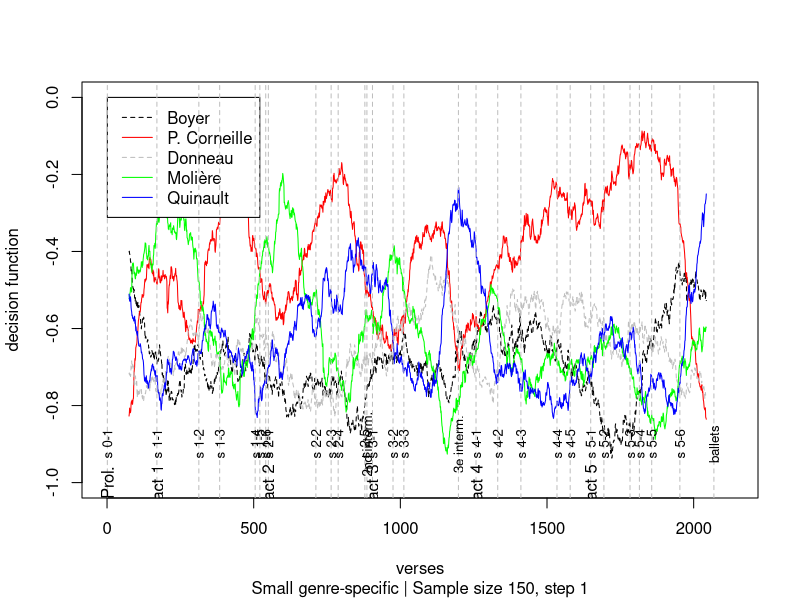
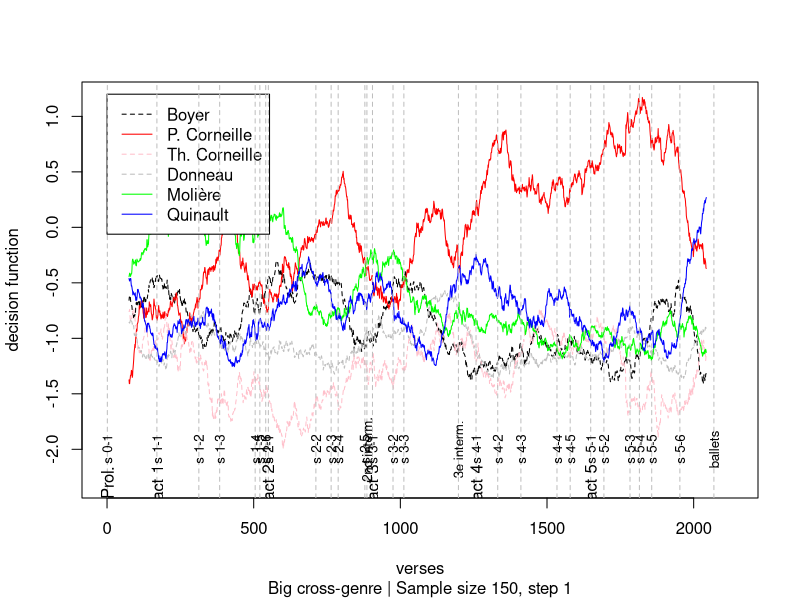
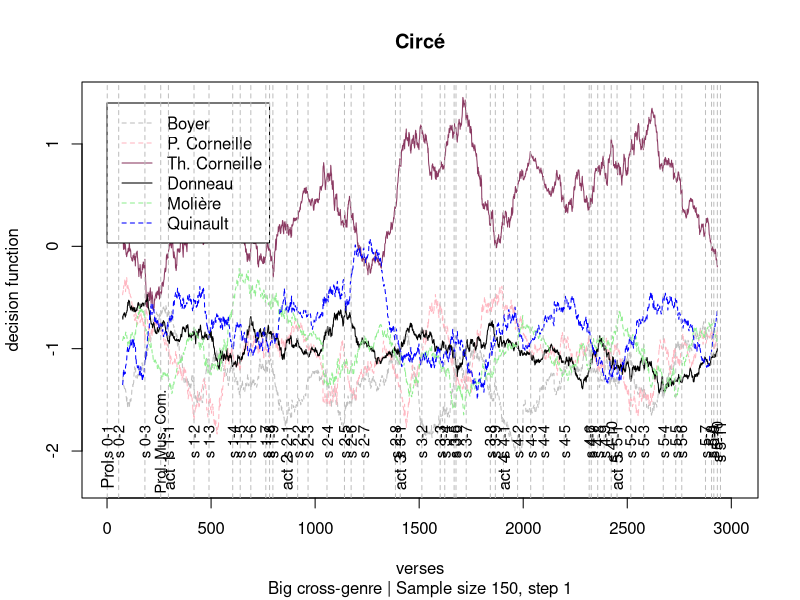
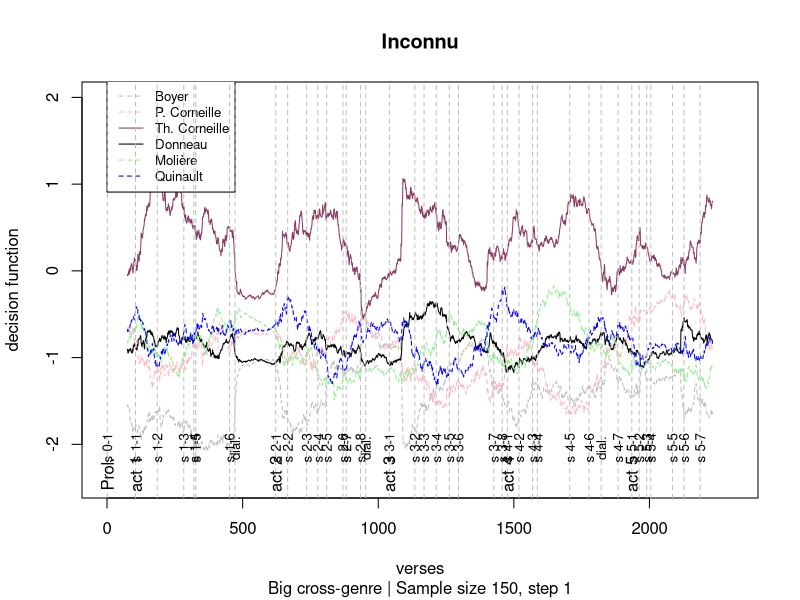

Write R code to recreate these figures, in order.
## ---- chunk 1
knitr::opts_chunk$set(echo = TRUE)
## ---- chunk 2
#Prepping for Psyché
labels = read.csv("scenes_psyche.csv")
acts = read.csv("acts_psyche.csv")
## ---- chunk 3
# Prepare data
dists = read.csv("FINAL_PREDICTIONS_small150v.csv")
# Get average point
x = lapply(strsplit(sub(pattern = "^[^_]+\\_", "", dists[,2]), "-"), as.numeric)
x = lapply(x, mean)
#Plot
plot(x, dists[,4], type="l", ylim = c(-1,0), xlim=c(0,2134), lty=2, ylab = "decision function", xlab = "verses", sub="Small genre-specific | Sample size 150, step 1")
lines(x, dists[,5], col="red")
#lines(x, dists[,6], col="pink", lty=2)
lines(x, dists[,6], col="grey", lty=2)
lines(x, dists[,7], col="green")
lines(x, dists[,8], col="blue")

legend(1,0, legend=c("Boyer","P. Corneille","Donneau", "Molière", "Quinault"), col=c("black","red", "grey", "green", "blue"), lty=c(2,1,2,1,1), ncol=1)
abline(v=labels[,2], col="grey", lty=2)
text(x = acts[,2], y = c(-1,-1,-1,-1,-1,-1),  acts[,1], srt=90)
text(x = labels[,2], y = c(-0.9,-0.9,-0.9,-0.9,-0.9,-0.9),  sub("scene","s", labels[,1]), srt=90, cex=0.8)
## ---- chunk 4
# Prepare data
dists = read.csv("FINAL_PREDICTIONS_big150v.csv")
# Get average point
x = lapply(strsplit(sub(pattern = "^[^_]+\\_", "", dists[,2]), "-"), as.numeric)
x = lapply(x, mean)
#Plot
plot(x, dists[,4], type="l", ylim = c(-2.3,max(dists[,4:9])), xlim=c(0,2134), lty=2, ylab = "decision function", xlab = "verses", sub="Big cross-genre | Sample size 150, step 1")
lines(x, dists[,5], col="red")
lines(x, dists[,6], col="pink", lty=2)
lines(x, dists[,7], col="grey", lty=2)
lines(x, dists[,8], col="green")
lines(x, dists[,9], col="blue")

legend(0,1.2, legend=c("Boyer","P. Corneille","Th. Corneille", "Donneau", "Molière", "Quinault"), col=c("black","red","pink", "grey", "green", "blue"), lty=c(2,1,2,2,1,1), ncol=1)
abline(v=labels[,2], col="grey", lty=2)
text(x = acts[,2], y = c(-2.3,-2.3,-2.3,-2.3,-2.3,-2.3),  acts[,1], srt=90)
text(x = labels[,2], y = c(-2,-2,-2,-2,-2,-2),  sub("scene","s", labels[,1]), srt=90, cex=0.8)
## ---- chunk 5
# Prepare data
dists = read.csv("FINAL_PREDICTIONS_circe.csv")
# Get average point
x = lapply(strsplit(sub(pattern = "^[^_]+\\_", "", dists[,2]), "-"), as.numeric)
x = lapply(x, mean)
labels = read.csv("scenes_circe.csv")
acts = read.csv("acts_circe.csv")
#Plot
plot(x, dists[,4], type="l", ylim = c(min(dists[,4:9])-0.3,max(dists[,4:9])), xlim=c(0,3008), lty=2, ylab = "decision function", xlab = "verses", sub="Big cross-genre | Sample size 150, step 1", main = "Circé", col="grey")
lines(x, dists[,5], col="lightpink", lty=2)
lines(x, dists[,6], col="hotpink4")
lines(x, dists[,7], col="black")
lines(x, dists[,8], col="lightgreen", lty=2)
lines(x, dists[,9], col="blue", lty=2)

legend(0,1.4, legend=c("Boyer","P. Corneille","Th. Corneille", "Donneau", "Molière", "Quinault"), col=c("grey","lightpink","hotpink4", "black", "lightgreen", "blue"), lty=c(2,2,1,1,2,2), ncol=1)
abline(v=labels[,2], col="grey", lty=2)
text(x = acts[,2], y = rep(min(dists[,4:9])-0.2,nrow(acts)),  acts[,1], srt=90)
text(x = labels[,2], y = rep(min(dists[,4:9])+0.1, length(labels[,2])),  sub("scene","s", labels[,1]), srt=90, cex=0.9)
## ---- chunk 6
# Prepare data
dists = read.csv("FINAL_PREDICTIONS_Inconnu.csv")
# Get average point
x = lapply(strsplit(sub(pattern = "^[^_]+\\_", "", dists[,2]), "-"), as.numeric)
x = lapply(x, mean)
labels = read.csv("scenes_inconnu.csv")
acts = read.csv("acts_inconnu.csv")
#Plot
plot(x, dists[,4], type="l", ylim = c(min(dists[,4:9])-0.3,2), xlim=c(0,2308), lty=2, ylab = "decision function", xlab = "verses", sub="Big cross-genre | Sample size 150, step 1", main = "Inconnu", col="grey")
lines(x, dists[,5], col="lightpink", lty=2)
lines(x, dists[,6], col="hotpink4")
lines(x, dists[,7], col="black")
lines(x, dists[,8], col="lightgreen", lty=2)
lines(x, dists[,9], col="blue", lty=2)

legend(0,2.2, legend=c("Boyer","P. Corneille","Th. Corneille", "Donneau", "Molière", "Quinault"), col=c("grey","lightpink","hotpink4", "black", "lightgreen", "blue"), lty=c(2,2,1,1,2,2), ncol=1, cex = 0.8)
abline(v=labels[,2], col="grey", lty=2)
text(x = acts[,2], y = rep(min(dists[,4:9])-0.2,nrow(acts)),  acts[,1], srt=90)
text(x = labels[,2], y = rep(min(dists[,4:9])+0.1, length(labels[,2])),  sub("scene","s", labels[,1]), srt=90, cex=0.8)
